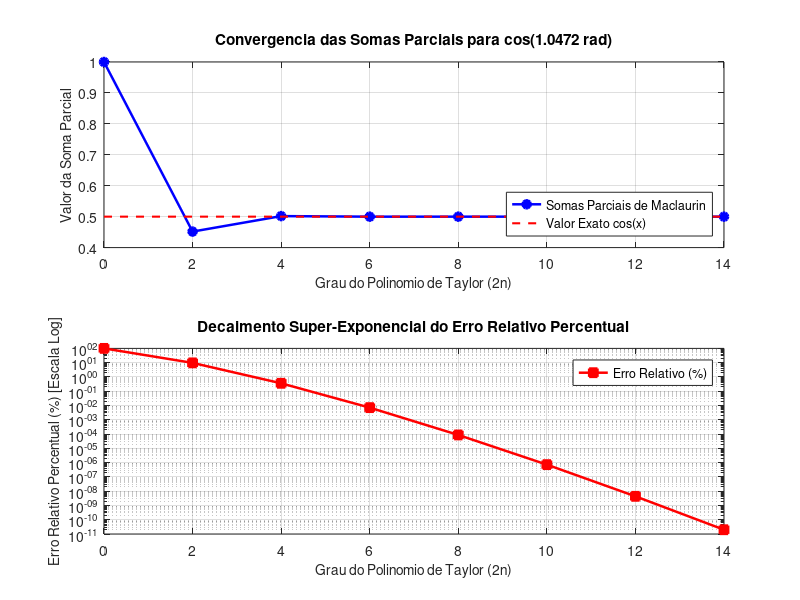

Source code (MATLAB):
% =========================================================================
% UNIVERSIDADE DE BRASÍLIA / CÁLCULO NUMÉRICO / COMPUTAÇÃO CIENTÍFICA
% SCRIPT: taylor_cosseno.m
% OBJETIVO: Expansão em Série de Taylor/Maclaurin para Função Cosseno cos(x)
% AUTOR ORIGINAL: Davi Monteiro Alves
% REFATORAÇÃO: Engenharia Matemática e Especialista em Computação Científica
% =========================================================================
%
% 1. O QUE CALCULA:
%    Aproxima o valor do cosseno de um angulo x (em radianos) atraves do
%    somatorio de sua Serie de Taylor truncada em torno da origem x0 = 0
%    (formalmente denominada Serie de Maclaurin):
%              cos(x) = \sum_{n=0}^{\infty} \frac{(-1)^n}{(2n)!} x^{2n}
%                     = 1 - \frac{x^2}{2!} + \frac{x^4}{4!} - \frac{x^6}{6!} + \dots
%
%    Fundamentacao matematica e correcao de alternancia:
%    - Para a funcao f(x) = cos(x), as derivadas impares avaliadas na origem
%      sao nulas: f'(0) = -sin(0) = 0, f'''(0) = sin(0) = 0.
%    - As derivadas de ordem par f^{(2n)}(0) alternam entre +1 e -1:
%      n = 0 -> cos(0) = +1
%      n = 1 -> -cos(0) = -1
%      n = 2 -> +cos(0) = +1
%      n = 3 -> -cos(0) = -1
%    - A alternancia de sinais e rigorosamente implementada atraves da paridade:
%      se mod(n, 2) == 0 -> termo positivo (+1)
%      se mod(n, 2) == 1 -> termo negativo (-1)
%      ou diretamente via (-1)^n.
%    - Pelo Teorema de Taylor com resto de Lagrange, o erro de truncamento
%      apos N termos e limitado por: |R_{2N+1}(x)| <= |x|^{2N+2} / (2N+2)!
%
% 2. O QUE ENTREGA:
%    - Exibicao numerica em formato de alta precisao (format long).
%    - Tabela passo a passo a cada termo adicionado:
%      * Indice do termo n e grau do monomio correspondente (2n).
%      * Sinal do termo (+ ou -).
%      * Magnitude do termo individual |x^{2n} / (2n)!|.
%      * Somatorio acumulado parcial da serie.
%      * Valor analitico de referencia da funcao embutida cos(x).
%      * Erro absoluto pontual |cos(x) - soma|.
%      * Erro relativo percentual (|cos(x) - soma| / |cos(x)|) * 100%.
%    - Grafico da evolucao do erro relativo percentual em escala logaritmica.
%
% 3. O QUE PRECISA TER (PARAMETROS DE ENTRADA):
%    - angulo_entrada_x_radianos: angulo a ser avaliado (em radianos).
%    - numero_termos_expansao_n: quantidade de termos considerados na serie.
%
% 4. EXEMPLO DE USO E RESULTADO ESPERADO:
%    Para x = pi/3 radianos (60 graus) e 6 termos (n de 0 a 5, grau ate 10):
%    Valor exato embutido: cos(pi/3) = 0.500000000000000
%    Termo n=0 (grau  0): +1.000000000000000 -> Soma = 1.000000000000000 (Erro = 100.000 %)
%    Termo n=1 (grau  2): -0.548311355616075 -> Soma = 0.451688644383925 (Erro = 9.662271 %)
%    Termo n=2 (grau  4): +0.050107557116256 -> Soma = 0.501796201500181 (Erro = 0.359240 %)
%    Termo n=3 (grau  6): -0.001831636171268 -> Soma = 0.499964565328913 (Erro = 0.007087 %)
%    Termo n=4 (grau  8): +0.000035868104002 -> Soma = 0.500000433432915 (Erro = 8.668658e-05 %)
%    Termo n=5 (grau 10): -0.000000437041972 -> Soma = 0.499999996390943 (Erro = 7.218114e-07 %)
% =========================================================================

% -------------------------------------------------------------------------
% ETAPA 0: LIMPEZA DO AMBIENTE E CONFIGURACAO DE PRECISAO
% -------------------------------------------------------------------------
% Limpa o terminal de comandos
clc;
% Esvazia o espaco de memoria
clear all;
% Fecha janelas de figuras graficas preexistentes
close all;
% Configura a exibicao numerica para ponto flutuante de precisao dupla (15 digitos)
format long;

% -------------------------------------------------------------------------
% ETAPA 1: DEFINICAO DOS PARAMETROS DE ENTRADA DA SERIE
% -------------------------------------------------------------------------
% Angulo de entrada a ser avaliado em radianos (exemplo: pi / 3 = 60 graus)
angulo_entrada_x_radianos = pi / 3.0;

% Quantidade de termos a incluir na expansao polinomial truncada (n de 0 ate N-1)
numero_termos_expansao_n = 8;

% -------------------------------------------------------------------------
% ETAPA 2: VALIDACAO PREVIA DE CONSISTENCIA MATEMATICA
% -------------------------------------------------------------------------
% Verifica se o numero de termos e um inteiro positivo valido
if (numero_termos_expansao_n < 1) || (floor(numero_termos_expansao_n) ~= numero_termos_expansao_n)
    error('Erro de validacao: O numero de termos deve ser um inteiro positivo maior ou igual a 1.');
end

% Protecao contra estouro de ponto flutuante em fatorial: (2n)! ultrapassa limite de double se grau > 170 (n > 85)
if numero_termos_expansao_n > 85
    error('Erro de validacao: O numero maximo de termos suportado em precisao dupla sem overflow fatorial e 85 (grau 170).');
end

% Verifica se o angulo fornecido e um valor numerico real e finito
if isnan(angulo_entrada_x_radianos) || isinf(angulo_entrada_x_radianos) || ~isreal(angulo_entrada_x_radianos)
    error('Erro de validacao: O angulo de entrada deve ser um escalar real e finito.');
end

% -------------------------------------------------------------------------
% ETAPA 3: PRE-ALOCACAO DE VETORES E PREPARACAO MATEMATICA
% -------------------------------------------------------------------------
% Avalia o valor de referencia fornecido pela funcao trigonometrica embutida
valor_referencia_cos_embutido = cos(angulo_entrada_x_radianos);

% Pre-alocacao de memoria para vetores de analise estatistica de convergencia
vetor_indices_n = zeros(numero_termos_expansao_n, 1);
vetor_graus_polinomio = zeros(numero_termos_expansao_n, 1);
vetor_termos_individuais = zeros(numero_termos_expansao_n, 1);
vetor_somas_acumuladas = zeros(numero_termos_expansao_n, 1);
vetor_erros_absolutos = zeros(numero_termos_expansao_n, 1);
vetor_erros_relativos_percentuais = zeros(numero_termos_expansao_n, 1);

% Inicializa a variavel acumuladora da serie com zero
somatorio_acumulado_serie = 0.0;

% -------------------------------------------------------------------------
% ETAPA 4: COMPUTACAO TERMO A TERMO DA SERIE DE MACLAURIN
% -------------------------------------------------------------------------
for indice_termo_n = 0:(numero_termos_expansao_n - 1)

    % Posicao no vetor indexado em 1 (para compatibilidade Octave/MATLAB)
    posicao_vetorial = indice_termo_n + 1;

    % O grau da potencia de x para o termo n e sempre par: 2*n
    grau_polinomio_termo = 2 * indice_termo_n;

    % Calcula a potencia par do angulo no numerador: x^(2*n)
    potencia_numerador_x = angulo_entrada_x_radianos ^ grau_polinomio_termo;

    % Calcula o fatorial do grau no denominador: (2*n)!
    fatorial_denominador = factorial(grau_polinomio_termo);

    % Calcula a magnitude escalar absoluta do termo individual
    magnitude_termo_individual = potencia_numerador_x / fatorial_denominador;

    % CORRECAO CRITICA DO SINAL:
    % Utiliza o operador de modulo mod(n, 2) para alternancia exata:
    % Se n for par (0, 2, 4, ...), o sinal e positivo (+1)
    % Se n for impar (1, 3, 5, ...), o sinal e negativo (-1)
    if mod(indice_termo_n, 2) == 0
        fator_sinal_alternado = +1.0;
    else
        fator_sinal_alternado = -1.0;
    end

    % Termo assinado completo da serie: (-1)^n * x^(2n) / (2n)!
    termo_assinado_completo = fator_sinal_alternado * magnitude_termo_individual;

    % Adiciona o termo atual ao somatorio cumulativo da serie
    somatorio_acumulado_serie = somatorio_acumulado_serie + termo_assinado_completo;

    % Calcula o erro absoluto pontual em relacao ao valor de referencia
    erro_absoluto_atual = abs(valor_referencia_cos_embutido - somatorio_acumulado_serie);

    % Calcula o erro relativo percentual
    if abs(valor_referencia_cos_embutido) > 1.0e-15
        erro_relativo_percentual_atual = (erro_absoluto_atual / abs(valor_referencia_cos_embutido)) * 100.0;
    else
        erro_relativo_percentual_atual = erro_absoluto_atual * 100.0;
    end

    % Registra os dados nos vetores historicos para tabulacao e graficos
    vetor_indices_n(posicao_vetorial) = indice_termo_n;
    vetor_graus_polinomio(posicao_vetorial) = grau_polinomio_termo;
    vetor_termos_individuais(posicao_vetorial) = termo_assinado_completo;
    vetor_somas_acumuladas(posicao_vetorial) = somatorio_acumulado_serie;
    vetor_erros_absolutos(posicao_vetorial) = erro_absoluto_atual;
    vetor_erros_relativos_percentuais(posicao_vetorial) = erro_relativo_percentual_atual;

% Fim do laco de somatorio da serie
end

% -------------------------------------------------------------------------
% ETAPA 5: EXIBICAO DOS RESULTADOS TABELADOS COM FORMAT LONG
% -------------------------------------------------------------------------
fprintf('=========================================================================================================================\n');
fprintf('                           EXPANSAO EM SERIE DE TAYLOR / MACLAURIN PARA cos(x)                                          \n');
fprintf('=========================================================================================================================\n');
fprintf(' Angulo avaliado (x): %.15f radianos (equivalente a %.6f graus)\n', ...
        angulo_entrada_x_radianos, angulo_entrada_x_radianos * (180.0 / pi));
fprintf(' Valor teorico exato [cos(x) embutido]: %.15f\n', valor_referencia_cos_embutido);
fprintf(' Quantidade de termos calculados: %d (polinomio de grau maximo %d)\n', ...
        numero_termos_expansao_n, vetor_graus_polinomio(end));
fprintf('-------------------------------------------------------------------------------------------------------------------------\n');
fprintf('  n  | Grau | Sinal |      Valor do Termo      |       Soma Parcial       |    Erro Absoluto    |   Erro Relativo (%%)  \n');
fprintf('-------------------------------------------------------------------------------------------------------------------------\n');

for indice_tabela = 1:numero_termos_expansao_n
    if vetor_termos_individuais(indice_tabela) >= 0
        caractere_sinal = '+';
    else
        caractere_sinal = '-';
    end

    fprintf(' %2d  |  %2d  |   %c   | %24.15e |  %.15f | %19.12e | %19.12e %%\n', ...
            vetor_indices_n(indice_tabela), ...
            vetor_graus_polinomio(indice_tabela), ...
            caractere_sinal, ...
            abs(vetor_termos_individuais(indice_tabela)), ...
            vetor_somas_acumuladas(indice_tabela), ...
            vetor_erros_absolutos(indice_tabela), ...
            vetor_erros_relativos_percentuais(indice_tabela));
end
fprintf('=========================================================================================================================\n');
fprintf(' RESUMO FINAL:\n');
fprintf(' Aproximacao obtida com %d termos: %.15f\n', numero_termos_expansao_n, somatorio_acumulado_serie);
fprintf(' Valor de referencia da funcao cos(x): %.15f\n', valor_referencia_cos_embutido);
fprintf(' Erro Absoluto Final: %.15e\n', vetor_erros_absolutos(end));
fprintf(' Erro Relativo Percentual Final: %.15e %%\n', vetor_erros_relativos_percentuais(end));
fprintf('=========================================================================================================================\n');

% -------------------------------------------------------------------------
% ETAPA 6: VISUALIZACAO GRAFICA DA TAXA DE CONVERGENCIA DA SERIE
% -------------------------------------------------------------------------
figura_taylor_cosseno = figure('Name', 'Convergencia da Serie de Taylor para cos(x)', 'NumberTitle', 'off');

% Subplot superior: Somas parciais se aproximando do valor de referencia
subplot(2, 1, 1);
plot(vetor_graus_polinomio, vetor_somas_acumuladas, 'b-o', 'LineWidth', 1.8, 'MarkerSize', 6, 'MarkerFaceColor', 'b');
hold on;
% Linha horizontal com o valor exato
plot([vetor_graus_polinomio(1), vetor_graus_polinomio(end)], ...
     [valor_referencia_cos_embutido, valor_referencia_cos_embutido], ...
     'r--', 'LineWidth', 1.5);
grid on;
title(sprintf('Convergencia das Somas Parciais para cos(%.4f rad)', angulo_entrada_x_radianos), 'FontSize', 11, 'FontWeight', 'bold');
xlabel('Grau do Polinomio de Taylor (2n)', 'FontSize', 10);
ylabel('Valor da Soma Parcial', 'FontSize', 10);
legend('Somas Parciais de Maclaurin', 'Valor Exato cos(x)', 'Location', 'SouthEast');
hold off;

% Subplot inferior: Erro Relativo Percentual em escala semilogaritmica
subplot(2, 1, 2);
% Substitui erros identicamente nulos por eps para permitir plot em escala logaritmica
vetor_erros_ajustados_log = max(vetor_erros_relativos_percentuais, eps);
semilogy(vetor_graus_polinomio, vetor_erros_ajustados_log, 'r-s', 'LineWidth', 1.8, 'MarkerSize', 6, 'MarkerFaceColor', 'r');
grid on;
title('Decaimento Super-Exponencial do Erro Relativo Percentual', 'FontSize', 11, 'FontWeight', 'bold');
xlabel('Grau do Polinomio de Taylor (2n)', 'FontSize', 10);
ylabel('Erro Relativo Percentual (%) [Escala Log]', 'FontSize', 10);
legend('Erro Relativo (%)', 'Location', 'NorthEast');

% =========================================================================
% FIM DO SCRIPT taylor_cosseno.m
% =========================================================================
